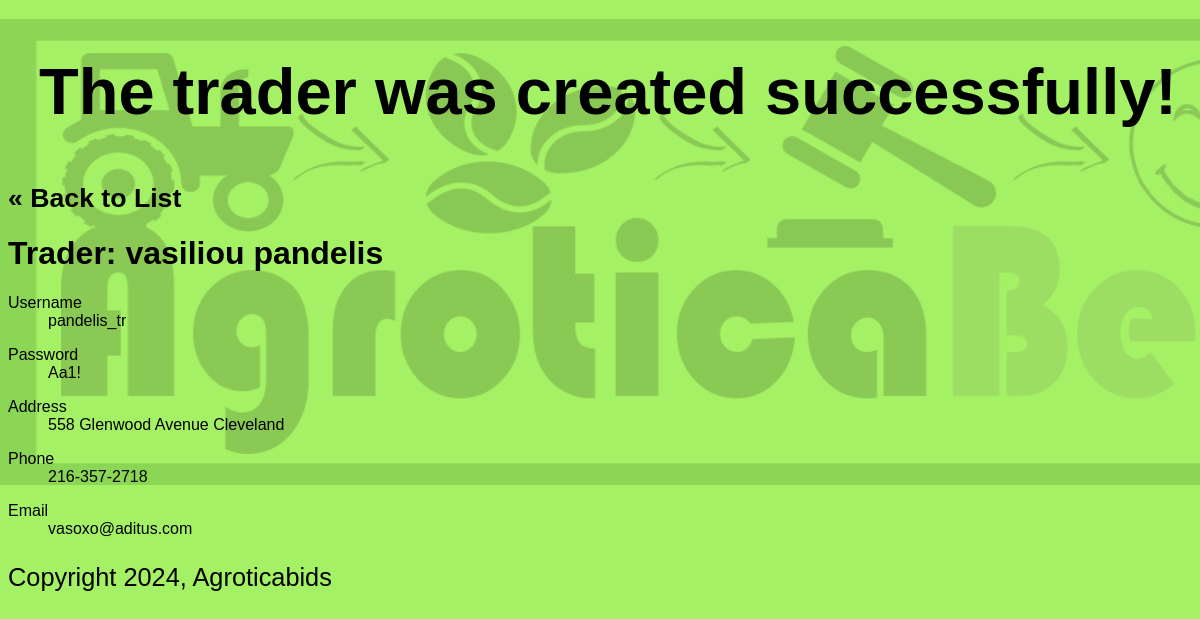
/public/traders/show.php (signed in), run on the app's committed database.
### tables this page shows
CREATE TABLE `traders` (
  `id` int(11) NOT NULL,
  `last_name` varchar(255) DEFAULT NULL,
  `first_name` varchar(255) DEFAULT NULL,
  `username` varchar(255) DEFAULT NULL,
  `password` varchar(255) DEFAULT NULL,
  `address` varchar(255) DEFAULT NULL,
  `phone` varchar(255) DEFAULT NULL,
  `email` varchar(255) DEFAULT NULL
);

### private/functions.php (called while the page is built, shortened)
<?php
function url_for($script_path) {
  return WWW_ROOT . $script_path;
}
function h($string="") {
  return htmlspecialchars($string);
}
?>

### private/database.php (called while the page is built, shortened)
<?php
  function db_escape($connection, $string) {
    return mysqli_real_escape_string($connection, $string);
  }
?>

### private/query_functions.php (called while the page is built, shortened)
<?php
  function find_trader_by_id($id) {
    global $db;
    $sql = "SELECT * FROM traders ";
    $sql .= "WHERE id='" . db_escape($db, $id) . "'";
    $result = mysqli_query($db, $sql);
    $trader = mysqli_fetch_assoc($result);
    return $trader;
  }
  ?>

### public/traders/show.php (the view, shortened to what this page needs)
<?php
$id = $_GET['id'] ?? '1';
$trader = find_trader_by_id($id);
?>
<!DOCTYPE html>
<html>
<body background="<?php echo url_for('/images/eksofylo2.jpg'); ?>">
<head>
	<link rel="stylesheet" type="text/css" href="<?php echo url_for('/stylesheets/main.css'); ?>" />
</head>
<h2>The trader was created successfully!</h2>
<div id="content">
  <a class="back-link" href="<?php echo url_for('/home.php'); ?>">&laquo; Back to List</a>
  <div class="trader show">
    <h1>Trader: <?php echo h($trader['last_name']) . " " . h($trader['first_name']); ?></h1>
    <div class="attributes">
      <dl>
        <dt>Username</dt>
        <dd><?php echo h($trader['username']); ?></dd>
      </dl>
      <dl>
        <dt>Password</dt>
        <dd><?php echo h($trader['password']); ?></dd>
      </dl>
      <dl>
        <dt>Address</dt>
        <dd><?php echo h($trader['address']); ?></dd>
      </dl>
      <dl>
        <dt>Phone</dt>
        <dd><?php echo h($trader['phone']); ?></dd>
      </dl>
      <dl>
        <dt>Email</dt>
        <dd><?php echo h($trader['email']); ?></dd>
      </dl>
    </div>
  </div>
</div>
<?php include(SHARED_PATH . '/public_footer.php'); ?>

### public/stylesheets/main.css (style rules this page uses)
body { font-family:Arial,Helvetica,sans-serif; background-repeat:no-repeat; }
body { font-family: Arial, Helvetica, sans-serif; background-repeat: no-repeat; width: 100% }
* { box-sizing: border-box }
h2 { text-align: center; font-size: 65px; }
a { text-decoration: none; color: black; font-size: 12pt; }
#content a { font-size: 20pt; font-weight: bold; }

### data on the page
traders: last_name "vasiliou", first_name "pandelis", username "pandelis_tr", password "Aa1!", address "558 Glenwood Avenue Cleveland", phone "216-357-2718", email "vasoxo@aditus.com"
